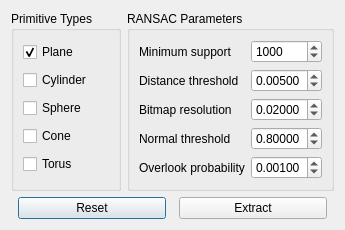
<?xml version="1.0" encoding="UTF-8"?>
<ui version="4.0">
 <class>DialogRansacPrimitiveExtraction</class>
 <widget class="QDialog" name="DialogRansacPrimitiveExtraction">
  <property name="windowTitle">
   <string>RANSAC-based Primitive Extraction</string>
  </property>
  <layout class="QVBoxLayout" name="VerticalLayout">
   <item>
    <layout class="QHBoxLayout" name="horizontalLayout">
     <item>
      <widget class="QGroupBox" name="groupBoxTypes">
       <property name="title">
        <string>Primitive Types</string>
       </property>
       <layout class="QVBoxLayout" name="verticalLayout">
        <item>
         <widget class="QCheckBox" name="checkBoxPlane">
          <property name="text">
           <string>Plane</string>
          </property>
          <property name="checked">
           <bool>true</bool>
          </property>
         </widget>
        </item>
        <item>
         <widget class="QCheckBox" name="checkBoxCylinder">
          <property name="text">
           <string>Cylinder</string>
          </property>
         </widget>
        </item>
        <item>
         <widget class="QCheckBox" name="checkBoxSphere">
          <property name="text">
           <string>Sphere</string>
          </property>
         </widget>
        </item>
        <item>
         <widget class="QCheckBox" name="checkBoxCone">
          <property name="text">
           <string>Cone</string>
          </property>
         </widget>
        </item>
        <item>
         <widget class="QCheckBox" name="checkBoxTorus">
          <property name="text">
           <string>Torus</string>
          </property>
         </widget>
        </item>
       </layout>
      </widget>
     </item>
     <item>
      <widget class="QGroupBox" name="groupBoxParameters">
       <property name="title">
        <string>RANSAC Parameters</string>
       </property>
       <layout class="QGridLayout" name="gridLayout">
        <item row="0" column="0">
         <widget class="QLabel" name="label">
          <property name="text">
           <string>Minimum support</string>
          </property>
         </widget>
        </item>
        <item row="0" column="1">
         <widget class="QSpinBox" name="spinBoxMinimumSupport">
          <property name="minimum">
           <number>3</number>
          </property>
          <property name="maximum">
           <number>1000000000</number>
          </property>
          <property name="value">
           <number>1000</number>
          </property>
         </widget>
        </item>
        <item row="1" column="0">
         <widget class="QLabel" name="label_2">
          <property name="text">
           <string>Distance threshold</string>
          </property>
         </widget>
        </item>
        <item row="1" column="1">
         <widget class="QDoubleSpinBox" name="doubleSpinBoxDistanceThreshold">
          <property name="decimals">
           <number>5</number>
          </property>
          <property name="minimum">
           <double>0.000010000000000</double>
          </property>
          <property name="maximum">
           <double>1.000000000000000</double>
          </property>
          <property name="value">
           <double>0.005000000000000</double>
          </property>
         </widget>
        </item>
        <item row="2" column="0">
         <widget class="QLabel" name="label_3">
          <property name="text">
           <string>Bitmap resolution</string>
          </property>
         </widget>
        </item>
        <item row="2" column="1">
         <widget class="QDoubleSpinBox" name="doubleSpinBoxBitmapResolution">
          <property name="decimals">
           <number>5</number>
          </property>
          <property name="minimum">
           <double>0.000010000000000</double>
          </property>
          <property name="maximum">
           <double>1.000000000000000</double>
          </property>
          <property name="value">
           <double>0.020000000000000</double>
          </property>
         </widget>
        </item>
        <item row="3" column="0">
         <widget class="QLabel" name="label_4">
          <property name="text">
           <string>Normal threshold</string>
          </property>
         </widget>
        </item>
        <item row="3" column="1">
         <widget class="QDoubleSpinBox" name="doubleSpinBoxNormalThreshold">
          <property name="decimals">
           <number>5</number>
          </property>
          <property name="minimum">
           <double>0.000010000000000</double>
          </property>
          <property name="maximum">
           <double>1.000000000000000</double>
          </property>
          <property name="value">
           <double>0.800000000000000</double>
          </property>
         </widget>
        </item>
        <item row="4" column="0">
         <widget class="QLabel" name="label_5">
          <property name="text">
           <string>Overlook probability</string>
          </property>
         </widget>
        </item>
        <item row="4" column="1">
         <widget class="QDoubleSpinBox" name="doubleSpinBoxOverlookProbability">
          <property name="decimals">
           <number>5</number>
          </property>
          <property name="minimum">
           <double>0.000010000000000</double>
          </property>
          <property name="maximum">
           <double>1.000000000000000</double>
          </property>
          <property name="value">
           <double>0.001000000000000</double>
          </property>
         </widget>
        </item>
       </layout>
      </widget>
     </item>
    </layout>
   </item>
   <item>
    <layout class="QHBoxLayout" name="horizontalLayout_2">
     <item>
      <spacer name="horizontalSpacer">
       <property name="orientation">
        <enum>Qt::Horizontal</enum>
       </property>
      </spacer>
     </item>
     <item>
      <widget class="QPushButton" name="pushButtonReset">
       <property name="text">
        <string>Reset</string>
       </property>
      </widget>
     </item>
     <item>
      <spacer name="horizontalSpacer_3">
       <property name="orientation">
        <enum>Qt::Horizontal</enum>
       </property>
      </spacer>
     </item>
     <item>
      <widget class="QPushButton" name="pushButtonExtract">
       <property name="text">
        <string>Extract</string>
       </property>
      </widget>
     </item>
     <item>
      <spacer name="horizontalSpacer_2">
       <property name="orientation">
        <enum>Qt::Horizontal</enum>
       </property>
      </spacer>
     </item>
    </layout>
   </item>
  </layout>
 </widget>
 <tabstops>
  <tabstop>checkBoxPlane</tabstop>
  <tabstop>checkBoxCylinder</tabstop>
  <tabstop>checkBoxSphere</tabstop>
  <tabstop>checkBoxCone</tabstop>
  <tabstop>checkBoxTorus</tabstop>
  <tabstop>spinBoxMinimumSupport</tabstop>
  <tabstop>doubleSpinBoxDistanceThreshold</tabstop>
  <tabstop>doubleSpinBoxBitmapResolution</tabstop>
  <tabstop>doubleSpinBoxNormalThreshold</tabstop>
  <tabstop>doubleSpinBoxOverlookProbability</tabstop>
  <tabstop>pushButtonReset</tabstop>
  <tabstop>pushButtonExtract</tabstop>
 </tabstops>
 <resources/>
 <connections/>
</ui>
